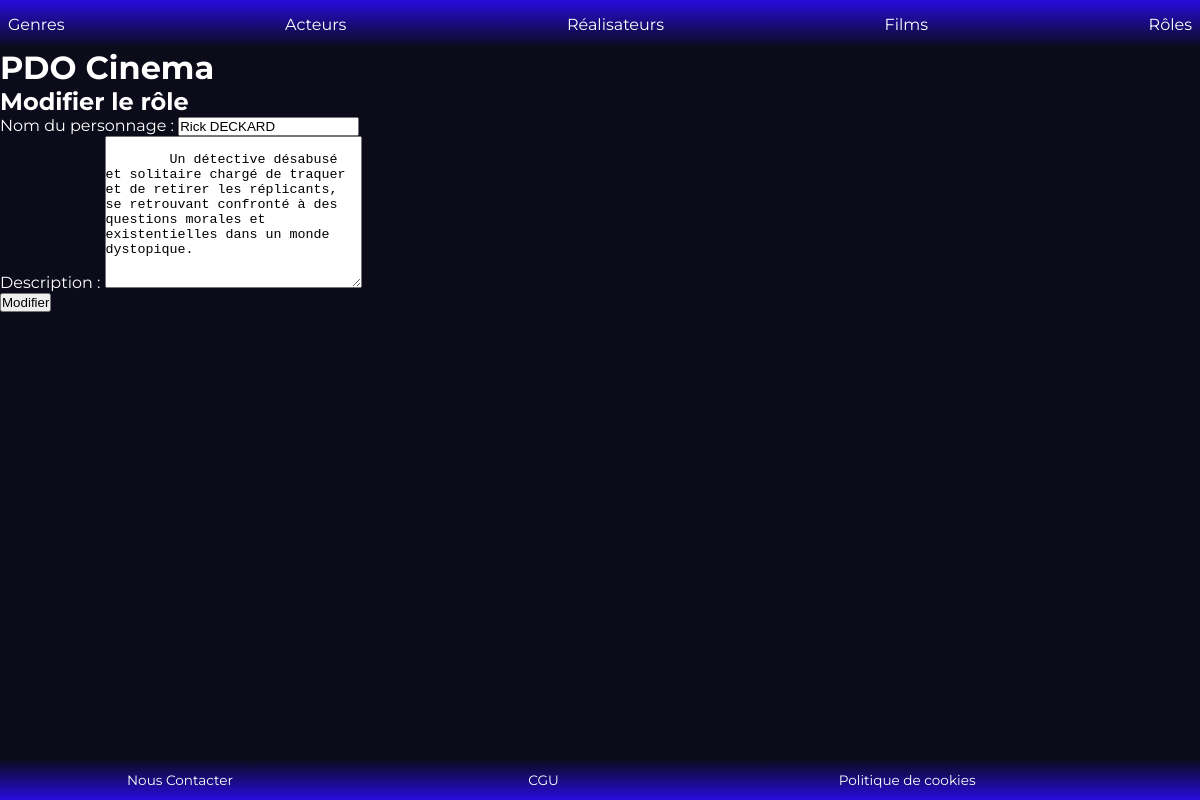
Screenshot of /index.php?action=modifierRole&id=6 with the database file from the repository.
### tables this page shows
CREATE TABLE IF NOT EXISTS `role` (
  `id_role` int NOT NULL AUTO_INCREMENT,
  `nom_role` varchar(50) NOT NULL,
  PRIMARY KEY (`id_role`)
);

### controller/RoleController.php (called while the page is built, shortened)
<?php
class RoleController{
    public function modifierRole($id) {
        $pdo = Connect::seConnecter();
        $requeteInfosRole = $pdo->prepare("
            SELECT nom_role, description_role, id_role
            FROM role
            WHERE id_role = :id
        ");
        $requeteInfosRole->execute([
            ":id" => $id
        ]);
        require "view/roles/modifierRole.php";
    }
}

### view/roles/modifierRole.php (the view, shortened to what this page needs)
<?php
$role = $requeteInfosRole->fetch();
?>
<form action="index.php?action=modifierRole&id=<?= $role["id_role"] ?>" method="POST" >
    <label for="nomRole">Nom du personnage :</label>
    <input type="text" name="nomRole" id="nomRole" value="<?= $role["nom_role"] ?>" >
    <br>
    <label for="descriptionRole">Description :</label>
    <textarea name="descriptionRole" id="descriptionRole" cols="30" rows="10" >
        <?= $role["description_role"] ?>
    </textarea>
    <br>
    <input type="submit" name="submit" value="Modifier" >
</form>
<?php
require "view/template.php";

### public/css/styles.css (style rules this page uses)
:root { --body-color: rgba(11, 11, 26, 1); --body-font: "Montserrat", sans-serif; --text-color:rgba(255, 255, 255, 1); --h1-font-size: 1.5rem; --h2-font-size: 1.25rem; --h3-font-size: 1rem; --normal-font-size: 0.938rem; --small-font-size: 0.850rem; }
* { box-sizing: border-box; padding: 0; margin: 0; }

### rows the page displays
role: nomRole "Rick DECKARD", descriptionRole "Un détective désabusé et solitaire chargé de traquer et de retirer les réplicants, se retrouvant confronté à des questions morales et existentielles dans un monde dystopique."

### other values shown
$titre_secondaire "Modifier le rôle"
